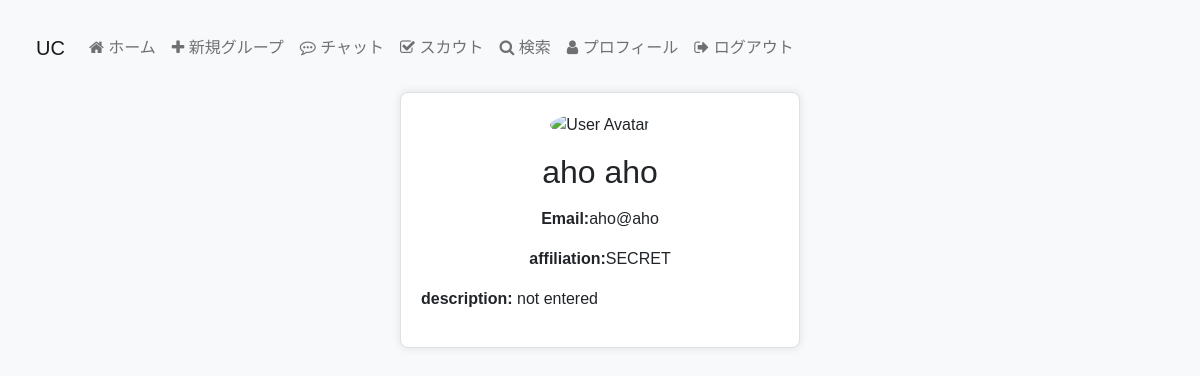
The page /profile/2 (signed in) on the database its author committed.
### UC/models/user.py (models this page shows, shortened)
class User(db.Model):
    __tablename__ = "users"
    id = db.Column(db.Integer, primary_key=True, nullable=False)
    name_last = db.Column(db.String(50), nullable=False)
    name_first = db.Column(db.String(50), nullable=False)
    email = db.Column(db.String(100), unique=True, nullable=False)
    password = db.Column(db.String(100), nullable=False)
    user_type = db.Column(db.String(10), nullable=False)
    description = db.Column(db.Text)
    affiliation = db.Column(db.String(100), nullable=True)
    chat = db.relationship("Chat", backref="users")
    group = db.relationship("Group", backref="users")

### UC/views/profile.py (the view)
@app.route("/profile/<int:user_id>")
@is_logined
def show_profile(user_id):
    user = User.query.get(user_id)
    return render_template("profile/profile.html", user=user)

### UC/views/views.py (called while the page is built)
def is_logined(view):
    @wraps(view)
    def inner(*args, **kwargs):
        if not session.get("logged_in"):
            return redirect(url_for("login"))
        return view(*args, **kwargs)
    return inner

### UC/templates/profile/profile.html (shortened to what this page needs)
{% extends "layout.html" %}
{% block body %}
<!DOCTYPE html>
<html lang="en">
<head>
    <link href="https://cdn.jsdelivr.net/npm/bootstrap@5.0.2/dist/css/bootstrap.min.css" rel="stylesheet">
</head>
<body>
<div class="container">
    <div class="row justify-content-center">
        <div class="col-md-6">
            <div class="profile-container text-center">
                <img src="https://ptetutorials.com/images/user-profile.png" alt="User Avatar" class="profile-img mb-3">
                <h2 class="mb-3">{{ user['name_last'] }} {{ user['name_first'] }}</h2>
                <p class="mb-3"><strong>Email:</strong>{{ user['email'] }}</p>
                <p class="mb-3"><strong>affiliation:</strong>{{ user['affiliation'] }}</p>
                <p class="mb-3" style="text-align: left"><strong>description:</strong>{{ user['description'] }}</p>
            </div>
        </div>
    </div>
</div>
</body>
</html>
{% endblock %}

### UC/static/style.css (style rules this page uses)
.container { margin: auto; }
img { max-width: 100%; }

### UC/templates/profile/profile.html (style rules this page uses)
body { font-family: Arial, sans-serif; background-color: #f8f9fa; padding: 20px; }
.profile-container { max-width: 400px; margin: auto; background-color: #ffffff; border: 1px solid #dee2e6; border-radius: 8px; padding: 20px; box-shadow: 0 0 10px rgba(0, 0, 0, 0.1); }
.profile-img { max-width: 100%; border-radius: 50%; }

### rows shown on the page
User: name_last "aho", name_first "aho", email "aho@aho", affiliation "SECRET", description "not entered"
